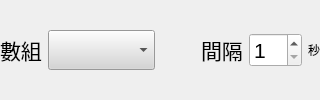
       <widget class="QWidget" name="widget_3" native="true">
        <property name="sizePolicy">
         <sizepolicy hsizetype="Preferred" vsizetype="Fixed">
          <horstretch>0</horstretch>
          <verstretch>0</verstretch>
         </sizepolicy>
        </property>
        <layout class="QHBoxLayout" name="horizontalLayout_2">
         <property name="leftMargin">
          <number>0</number>
         </property>
         <property name="topMargin">
          <number>0</number>
         </property>
         <property name="rightMargin">
          <number>0</number>
         </property>
         <property name="bottomMargin">
          <number>0</number>
         </property>
         <item>
          <widget class="QWidget" name="widget_12" native="true">
           <property name="sizePolicy">
            <sizepolicy hsizetype="Preferred" vsizetype="Fixed">
             <horstretch>0</horstretch>
             <verstretch>0</verstretch>
            </sizepolicy>
           </property>
           <property name="minimumSize">
            <size>
             <width>0</width>
             <height>40</height>
            </size>
           </property>
           <layout class="QHBoxLayout" name="horizontalLayout_5">
            <property name="leftMargin">
             <number>0</number>
            </property>
            <property name="topMargin">
             <number>0</number>
            </property>
            <property name="rightMargin">
             <number>0</number>
            </property>
            <property name="bottomMargin">
             <number>0</number>
            </property>
            <item>
             <widget class="QLabel" name="label_10">
              <property name="font">
               <font>
                <pointsize>16</pointsize>
               </font>
              </property>
              <property name="text">
               <string>數組</string>
              </property>
             </widget>
            </item>
            <item>
             <widget class="QComboBox" name="cbTxValue">
              <property name="sizePolicy">
               <sizepolicy hsizetype="Preferred" vsizetype="Preferred">
                <horstretch>0</horstretch>
                <verstretch>0</verstretch>
               </sizepolicy>
              </property>
              <property name="minimumSize">
               <size>
                <width>60</width>
                <height>0</height>
               </size>
              </property>
              <property name="font">
               <font>
                <pointsize>16</pointsize>
               </font>
              </property>
              <property name="styleSheet">
               <string notr="true">background-color: rgb(213, 213, 213);</string>
              </property>
             </widget>
            </item>
           </layout>
          </widget>
         </item>
         <item>
          <widget class="QWidget" name="widget_2" native="true">
           <property name="sizePolicy">
            <sizepolicy hsizetype="Preferred" vsizetype="Fixed">
             <horstretch>0</horstretch>
             <verstretch>0</verstretch>
            </sizepolicy>
           </property>
           <layout class="QHBoxLayout" name="horizontalLayout">
            <property name="leftMargin">
             <number>0</number>
            </property>
            <property name="topMargin">
             <number>0</number>
            </property>
            <property name="rightMargin">
             <number>0</number>
            </property>
            <property name="bottomMargin">
             <number>0</number>
            </property>
            <item>
             <spacer name="horizontalSpacer_2">
              <property name="orientation">
               <enum>Qt::Horizontal</enum>
              </property>
              <property name="sizeHint" stdset="0">
               <size>
                <width>40</width>
                <height>20</height>
               </size>
              </property>
             </spacer>
            </item>
            <item>
             <widget class="QLabel" name="label_13">
              <property name="sizePolicy">
               <sizepolicy hsizetype="Preferred" vsizetype="Fixed">
                <horstretch>0</horstretch>
                <verstretch>0</verstretch>
               </sizepolicy>
              </property>
              <property name="font">
               <font>
                <pointsize>16</pointsize>
               </font>
              </property>
              <property name="text">
               <string>間隔</string>
              </property>
             </widget>
            </item>
            <item>
             <widget class="QSpinBox" name="sbTxValueRead">
              <property name="sizePolicy">
               <sizepolicy hsizetype="Minimum" vsizetype="Fixed">
                <horstretch>0</horstretch>
                <verstretch>0</verstretch>
               </sizepolicy>
              </property>
              <property name="font">
               <font>
                <pointsize>16</pointsize>
               </font>
              </property>
              <property name="minimum">
               <number>1</number>
              </property>
             </widget>
            </item>
            <item>
             <widget class="QLabel" name="label">
              <property name="sizePolicy">
               <sizepolicy hsizetype="Preferred" vsizetype="Fixed">
                <horstretch>0</horstretch>
                <verstretch>0</verstretch>
               </sizepolicy>
              </property>
              <property name="text">
               <string>秒</string>
              </property>
             </widget>
            </item>
           </layout>
          </widget>
         </item>
        </layout>
       </widget>
